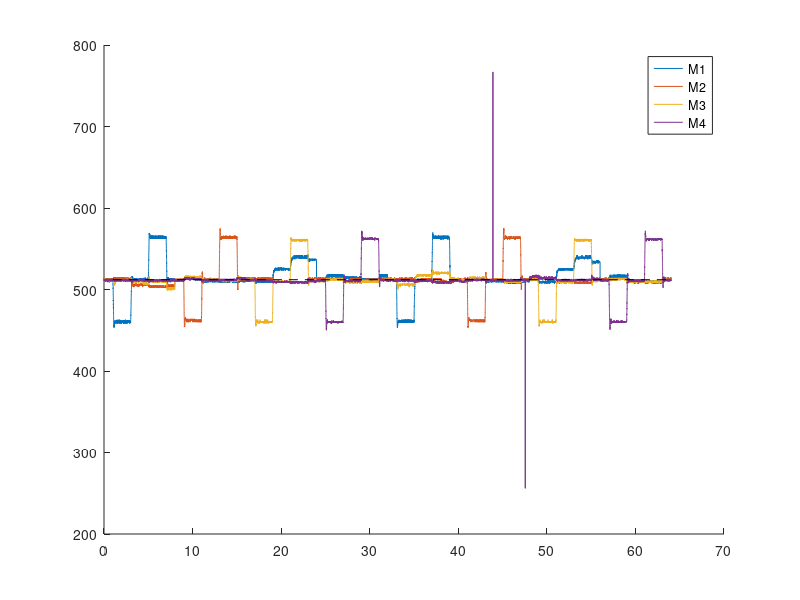

Reproduce this figure in MATLAB.
clear; close all; clc;

load('pos_halfrobot_v2_2')
n_motors=size(motor_signals,1);

figure;
legend_list=cell(n_motors,1);
hold on;
for m=1:n_motors
    plot(time_ms/1000,motor_signals(m,:));
    legend_list{m}=strcat('M',num2str(m));
end
plot([1 time_ms(end)/1000],[512 512],'k--');
legend(legend_list);